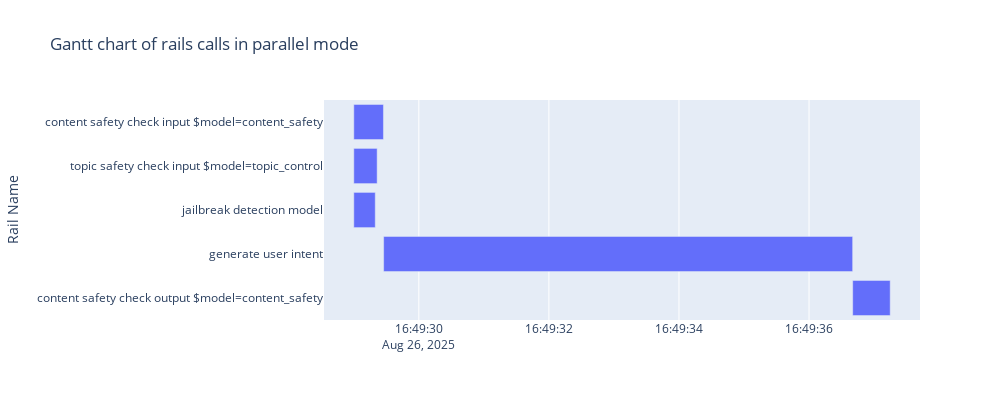

This figure's notebook cell:
### Markdown cell above
The Gantt chart below illustrates the sequence of rails in the parallel configuration. All input rails run simultaneously as expected. Once these three input rails validate that the user's request is safe, it's sent to the main application LLM. After the main LLM generates a response, the content-safety output rail checks it before it is returned to the user.

### Code cell
# Let's plot a Gantt chart, to show the sequence of when the rails execute

fig = px.timeline(
    parallel_df.loc[parallel_df["is_rail"]],
    x_start="start_dt",
    x_end="end_dt",
    y="name",
    title="Gantt chart of rails calls in parallel mode",
    labels={"name": "Rail Name"},
    height=400,
    width=1000,
)
fig.update_yaxes(autorange="reversed")
fig.show()

### Figure 1 — Plotly figure (JSON) as saved in the notebook; plotly's stock layout.template omitted (floating-point values rounded to 4 significant figures)
{"data": [{"base": ["2025-08-26T16:49:29.000000000", "2025-08-26T16:49:29.000023127", "2025-08-26T16:49:29.000035763", "2025-08-26T16:49:29.458808184", "2025-08-26T16:49:36.671022177"], "hovertemplate": "start_dt=%{base}<br>end_dt=%{x}<br>Rail Name=%{y}<extra></extra>", "legendgroup": "", "marker": {"color": "#636efa", "pattern": {"shape": ""}}, "name": "", "orientation": "h", "showlegend": false, "textposition": "auto", "type": "bar", "x": [456, 359, 330, 7212, 577], "xaxis": "x", "y": ["content safety check input $model=content_safety", "topic safety check input $model=topic_control", "jailbreak detection model", "generate user intent", "content safety check output $model=content_safety"], "yaxis": "y"}], "layout": {"barmode": "overlay", "height": 400, "legend": {"tracegroupgap": 0}, "title": {"text": "Gantt chart of rails calls in parallel mode"}, "width": 1000, "xaxis": {"anchor": "y", "domain": [0, 1], "type": "date"}, "yaxis": {"anchor": "x", "autorange": "reversed", "domain": [0, 1], "title": {"text": "Rail Name"}}}}
